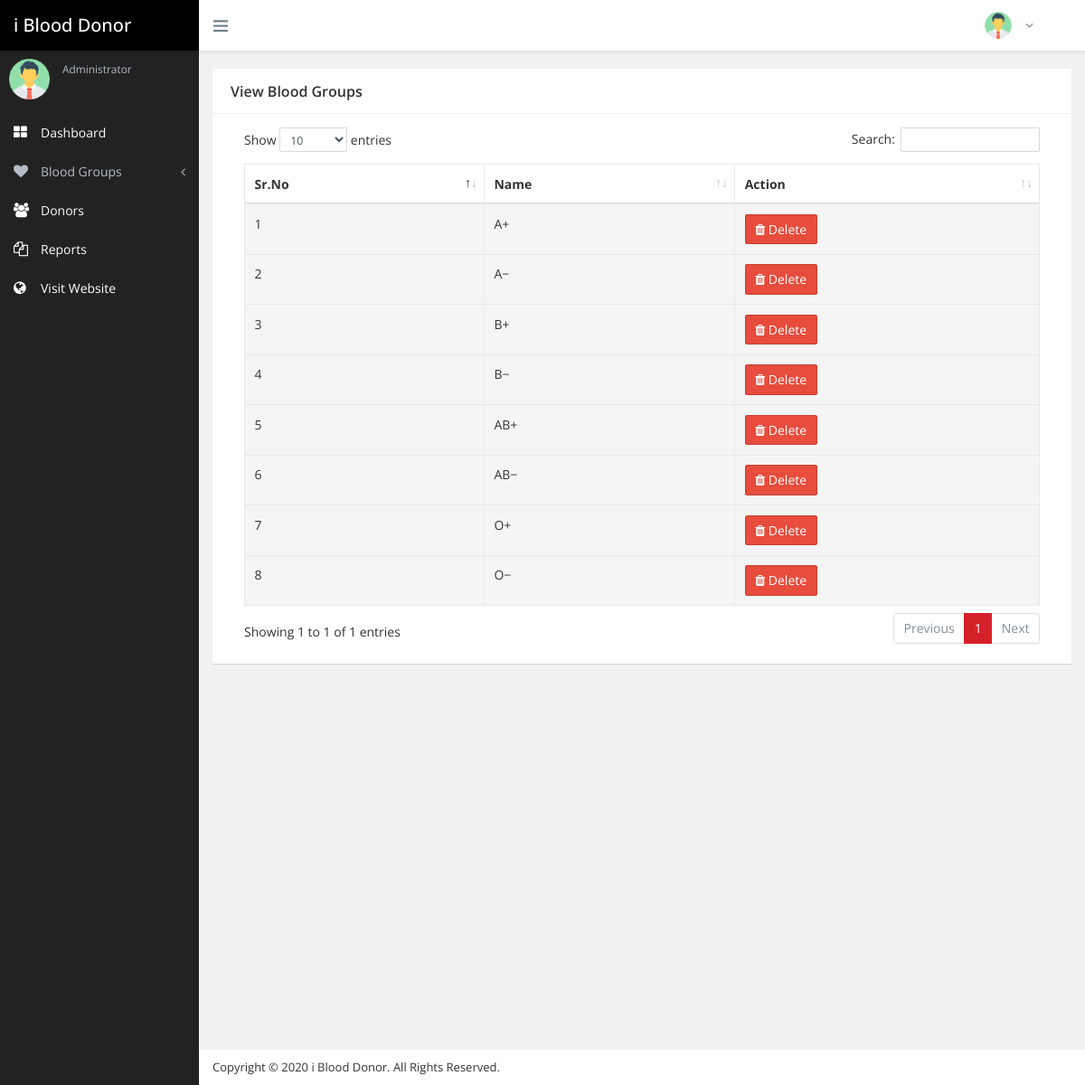
Page /index.php/admin/bloodgroup/Manage on the committed database.
### tables this page shows
CREATE TABLE `bloodgroup` (
  `id` int(11) NOT NULL,
  `bloodname` varchar(45) DEFAULT NULL
);

### application/controllers/admin/Bloodgroup.php (called while the page is built, shortened)
<?php
class Bloodgroup extends CI_Controller {
	public function Manage()
	{
	    $this->load->model('admin/Bloodgroup_Model','viewuser');
		$userdetails=$this->viewuser->getusedetails();
		$this->load->view('admin/manage',['viewdetails'=>$userdetails]);
	}
}

### index.php (called while the page is built, shortened)
<?php
require_once BASEPATH.'core/CodeIgniter.php';

### application/models/admin/Bloodgroup_Model.php (called while the page is built, shortened)
<?php
class Bloodgroup_Model extends CI_Model{
public function getusedetails(){
	$query=$this->db->select('id,bloodname')
	->from('bloodgroup')
	->get();
	return $query->result();
}
}

### application/views/admin/manage.php (the view, shortened to what this page needs)
<!DOCTYPE html>
<html lang="en">
    <head>
<link href="<?php echo base_url('assets/vendors/bootstrap/dist/css/bootstrap.min.css')?>" rel="stylesheet" />
<link href="<?php echo base_url('assets/vendors/font-awesome/css/font-awesome.min.css')?>" rel="stylesheet" />
<link href="<?php echo base_url('assets/vendors/themify-icons/css/themify-icons.css')?>" rel="stylesheet" />
<link href="<?php echo base_url('assets/vendors/DataTables/datatables.min.css')?>" rel="stylesheet" />
<link href="<?php echo base_url('assets/css/main.min.css')?>" rel="stylesheet" />
</head>
    <body class="fixed-navbar">
<div class="page-wrapper">
<?php include APPPATH.'views/admin/include/header.php';?>
<?php include APPPATH.'views/admin/include/sidebar.php';?>
<div class="content-wrapper">
      <div class="page-content fade-in-up">
    <div class="ibox">
          <div class="ibox-head">
        <div class="ibox-title">View Blood Groups</div>
      </div>
          <div class="ibox-body">
        <table class="table table-striped table-bordered table-hover" id="example-table" cellspacing="0" width="100%">
              <thead>
            <tr>
                  <th>Sr.No</th>
                  <th>Name</th>
                  <th>Action</th>
                </tr>
          </thead>
              <?php
if(count($viewdetails)):
	$cnt=1;
foreach($viewdetails as $row):
?>
              <tbody>
            <tr>
                  <td><?php echo $cnt;?></td>
                  <td><?php  echo $row->bloodname;?></td>
                  <td><?php echo anchor("admin/Bloodgroup/delete/{$row->id}",'<i class="fa fa-trash"></i> Delete', ['class' => 'btn btn-danger']); ?> </td>
                </tr>
            <?php
                    $cnt=$cnt+1;
                    endforeach;
                    else:
                    ?>
            <tr>
                  <td colspan="5" style="color:red; text-align:center">No Record found</td>
                </tr>
            <?php endif;?>
          </tbody>
            </table>
      </div>
        </div>
    <?php include APPPATH.'views/admin/include/footer.php';?>
  </div>
    </div>
</body>
    </html>

### application/views/admin/include/header.php (shortened to what this page needs)
<header class="header">
  <div class="page-brand"> <a class="link"> <span class="brand">i Blood&nbsp;<span class="brand-tip">Donor</span> </span> <span class="brand-mini">BD</span> </a> </div>
  <div class="flexbox flex-1">
    <ul class="nav navbar-toolbar">
      <li> <a class="nav-link sidebar-toggler js-sidebar-toggler"><i class="ti-menu"></i></a> </li>
    </ul>
    <ul class="nav navbar-toolbar">
      <li class="dropdown dropdown-user"> <a class="nav-link dropdown-toggle link" data-toggle="dropdown"> <img src="<?php echo base_url('assets/img/admin-avatar.png')?>" /> <span></span><?php echo htmlentities($userid);?><i class="fa fa-angle-down m-l-5"></i></a>
      </li>
    </ul>
  </div>
</header>

### application/views/admin/include/sidebar.php (shortened to what this page needs)
<nav class="page-sidebar" id="sidebar">
  <div id="sidebar-collapse">
    <div class="admin-block d-flex">
      <div> <img src="<?php echo base_url('assets/img/admin-avatar.png')?>" width="45px" /> </div>
      <div class="admin-info">
        <small>Administrator</small></div>
    </div>
    <ul class="side-menu metismenu">
      <li> <a class="active" href="<?php echo base_url('admin/dashboard');?>"><i class="sidebar-item-icon fa fa-th-large"></i> <span class="nav-label">Dashboard</span> </a> </li>
      <li class=""> <a href="javascript:;" aria-expanded="false"><i class="sidebar-item-icon fa fa-heart"></i> <span class="nav-label">Blood Groups</span><i class="fa fa-angle-left arrow"></i></a>
      </li>
      <li><a class="active" href="<?php echo base_url('admin/viewuser');?>"><i class="sidebar-item-icon fa fa-group"></i> <span class="nav-label">Donors</span></a></li>
      <li><a class="active" href="<?php echo base_url('admin/report');?>"><i class="sidebar-item-icon fa fa-copy"></i> <span class="nav-label">Reports</span></a></li>
	  <li><a class="active" href="<?php echo base_url('Welcome/index');?>"><i class="sidebar-item-icon fa fa-globe"></i> <span class="nav-label">Visit Website</span></a></li>
    </ul>
  </div>
</nav>

### application/views/admin/include/footer.php (shortened to what this page needs)
<footer class="page-footer">
  <div class="font-13">Copyright &copy; 2020 i Blood Donor. All Rights Reserved.</div>
</footer>

### application/views/admin/include/header.php (style rules this page uses)
.header .dropdown-user a.dropdown-toggle { padding: 0 47px !important; }

### rows in the picture
bloodgroup: bloodname "A+", id "Delete"
bloodgroup: bloodname "A−", id "Delete"
bloodgroup: bloodname "B+", id "Delete"
bloodgroup: bloodname "B−", id "Delete"
bloodgroup: bloodname "AB+", id "Delete"
bloodgroup: bloodname "AB−", id "Delete"
bloodgroup: bloodname "O+", id "Delete"
bloodgroup: bloodname "O−", id "Delete"
